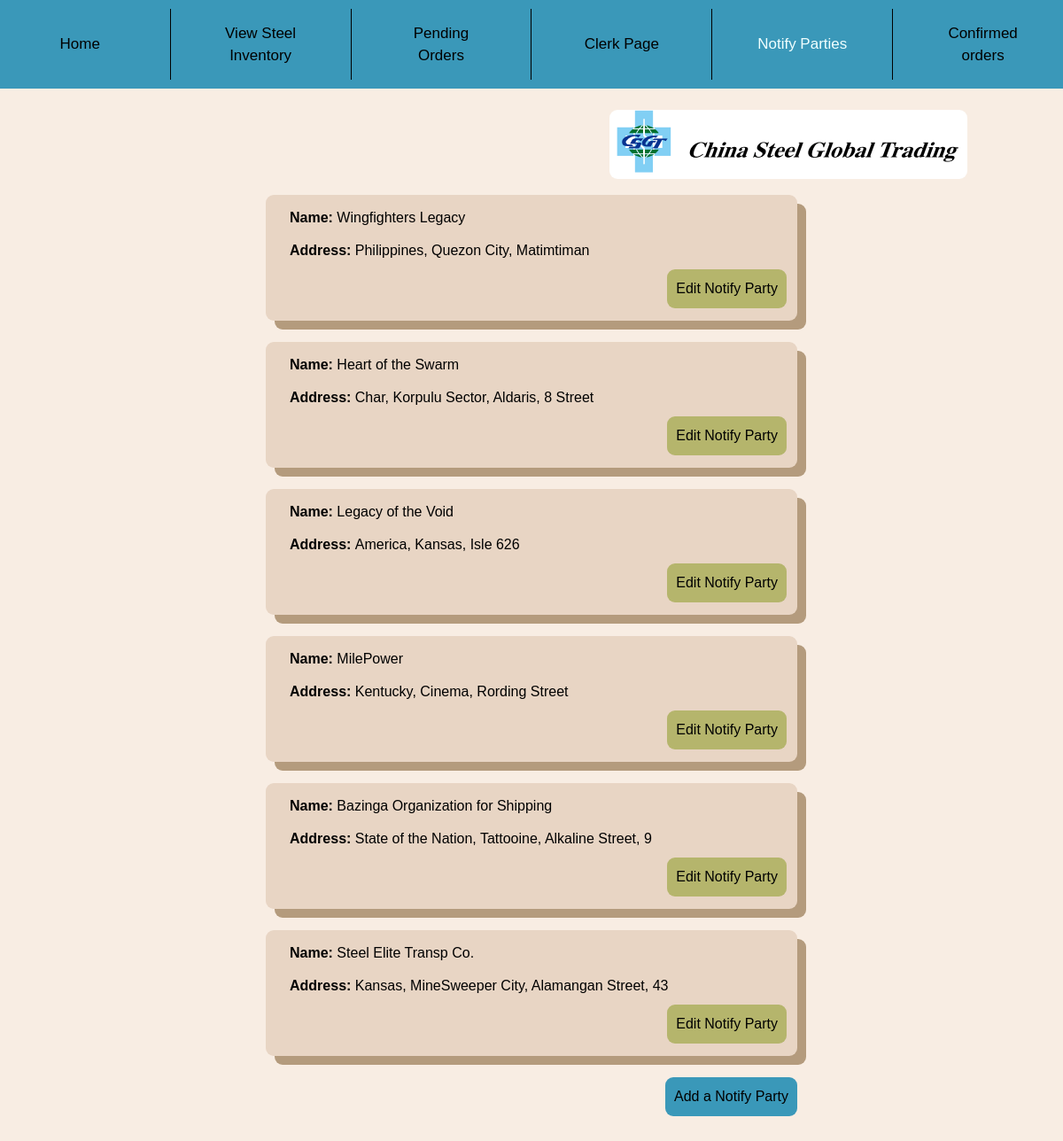
The app's page /NotifyParties, older data.
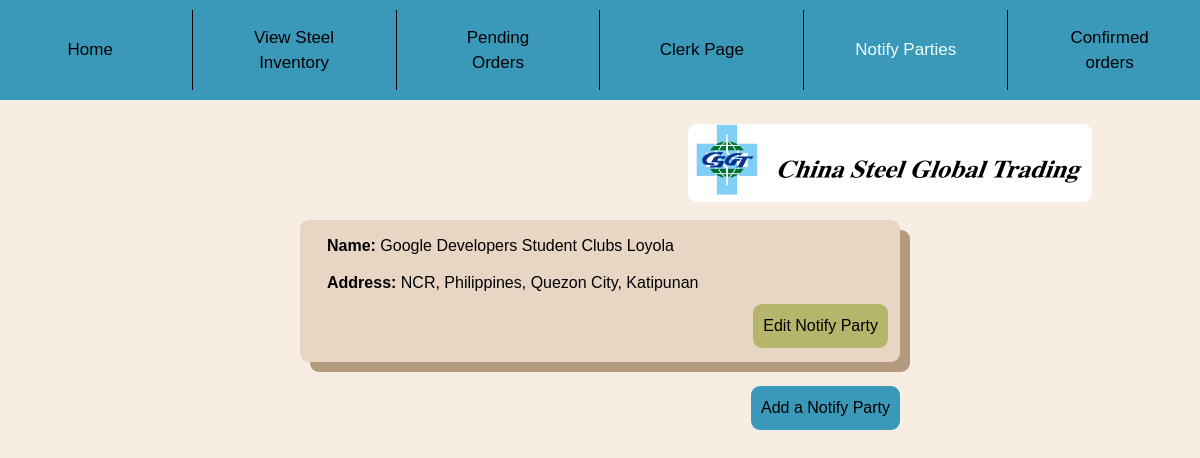
The same page, newer data.
### Inventory/models.py (models this page shows, shortened)
class NotifyParty(models.Model):
    Name = models.CharField(max_length=50, unique=True)
    Street = models.CharField(max_length=100)
    City = models.CharField(max_length=100)
    State = models.CharField(max_length=100)
    Address = models.CharField(max_length=300)
    objects = models.Manager()

### Inventory/views.py (the view)
# urls.py: path('NotifyParties', views.showNotify, name='shownotify'),
def showNotify(request):
    parties = NotifyParty.objects.all()
    many = len(parties) > 0
    return render(request, 'Inventory/notifyparties.html',{
        'C' : True,
        'P' : parties,
        'many' : many
    })

### Inventory/templates/Inventory/notifyparties.html (shortened to what this page needs)
{% extends 'Inventory/base.html' %}
{% load static %}
    {% block content %}
    <br><br>
        {% if many == True %}
            {% for p in P %}
                <div class="container" style="position: relative; max-width: 100%;">
                    <span class="bodytext"><b>Name:</b> {{p.Name}}</span> <br>
                    <span class="bodytext" style="max-width: 100%; display: flex; flex-wrap: wrap; word-break: break-word;"><b>Address:&nbsp;</b> {{p.Address}} </span>
                    <a class="Button" href="{% url 'editnotify' pk=p.pk %}" style="position: absolute; right:1vw;"> Edit Notify Party </a>
                    <br><br>
                </div><br>
            {% endfor %}
            <a class="Button" id="B1" href="{% url 'addnotify' %}" style="float: right; margin-right: 25vw; margin-bottom: 4vh; position: relative;"> Add a Notify Party </a>
            <br><br>
        {% else %}
            <div class="container" style="padding:20px;">
                <span class="bodytext">You have no Notify parties yet! Click the button below to add!</span> <br><br>
                <a class="Button" id="B1" href="{% url 'addnotify' %}"> Add a Notify Party </a>
            </div>
        {% endif %}
    {% endblock %}

### Inventory/templates/Inventory/base.html (shortened to what this page needs)
{% load static %}
<!DOCTYPE html>
<html lang="en">
<head>
    <link rel="stylesheet" type="text/css" href="{% static '/css/output.css' %}">
</head>
<body>
    {% block header %}
        <div class="header">
            {% if C == True %}
            <a class="Home {% if request.path == '/' %}active{% endif %}" href="{% url 'home' %}"> <span>Home</span> </a>
            <a class="Products {% if request.path == '/Products' %}active{% endif %}" href="{% url 'Products' %}"> <span>View Steel Inventory</span> </a>
            <a class="User {% if request.path == '/PendingOrders' %}active{% endif %}" href="{% url 'Products2' %}"> <span>Pending Orders</span> </a>
            <a class="User {% if request.path == '/ClerkPage' %}active{% endif %}" href="{% url 'clerk' %}"> <span>Clerk Page</span> </a>
            <a class="User {% if request.path == '/NotifyParties' %}active{% endif %}" href="{% url 'shownotify' %}"> <span>Notify Parties</span> </a>
            <a class="User {% if request.path == '/ConfirmedOrders' %}active{% endif %}" href="{% url 'doneorders' %}"> <span>Confirmed orders</span> </a>
            {% endif %}
        </div>
        <img src= "{% static 'pic/chinalogo.gif' %}" style="float: right; margin-right: 9vw; margin-top: 3vh; border-radius: 9px;"> <br><br><br>
    {% endblock %}
    {% block content %}
    {% endblock %}
</body>
</html>

### Inventory/templates/Inventory/notifyparties.html (style rules this page uses)
#B1 { background-color: #3A98B9; }

Row changes from the older to the newer data that the page shows:
removed NotifyParty: Name "Heart of the Swarm", Address "Char, Korpulu Sector, Aldaris, 8 Street"
removed NotifyParty: Name "Legacy of the Void", Address "America, Kansas, Isle 626"
removed NotifyParty: Name "MilePower", Address "Kentucky, Cinema, Rording Street"
removed NotifyParty: Name "Bazinga Organization for Shipping", Address "State of the Nation, Tattooine, Alkaline Street, 9"
removed NotifyParty: Name "Steel Elite Transp Co.", Address "Kansas, MineSweeper City, Alamangan Street, 43"
changed NotifyParty: Name "Wingfighters Legacy" → "Google Developers Student Clubs Loyola"; Address "Philippines, Quezon City, Matimtiman" → "NCR, Philippines, Quezon City, Katipunan"
